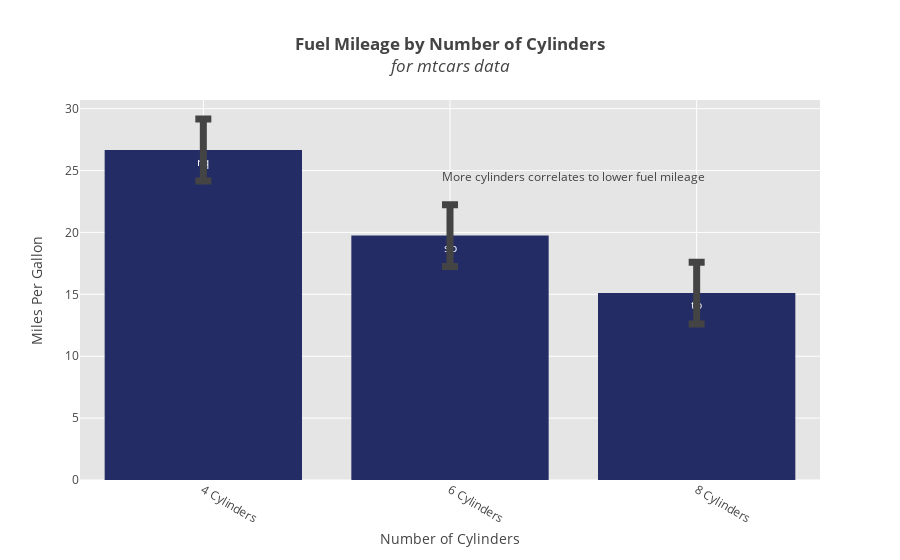

The cell this chart's notebook holds for it:
### Markdown cell above
Preview the results again:

### Code cell
# view plot inline 
fig = barplot.create_graph(**args)

### Figure 1 — Plotly figure (JSON) as saved in the notebook; plotly's stock layout.template omitted (floating-point values rounded to 4 significant figures)
{"data": [{"error_y": {"array": [2.5, 2.5, 2.5], "thickness": 7, "type": "data", "visible": true, "width": 8}, "marker": {"color": "#232C65"}, "name": "mpg", "text": ["rq", "sb", "tb"], "type": "bar", "uid": "d32d1aa1-a273-449f-87aa-82165eeeccf2", "x": ["4 Cylinders", "6 Cylinders", "8 Cylinders"], "y": [26.66, 19.74, 15.1]}], "layout": {"annotations": [{"showarrow": false, "text": "More cylinders correlates to lower fuel mileage", "x": 1.5, "y": 24.5}], "hovermode": "closest", "plot_bgcolor": "rgb(229, 229, 229)", "title": "<b>Fuel Mileage by Number of Cylinders</b><br><i>for mtcars data</i>", "xaxis": {"gridcolor": "rgb(255,255,255)", "tickangle": 30, "title": "Number of Cylinders", "zerolinecolor": "rgb(255,255,255)"}, "yaxis": {"gridcolor": "rgb(255,255,255)", "title": "Miles Per Gallon", "zerolinecolor": "rgb(255,255,255)"}}}
